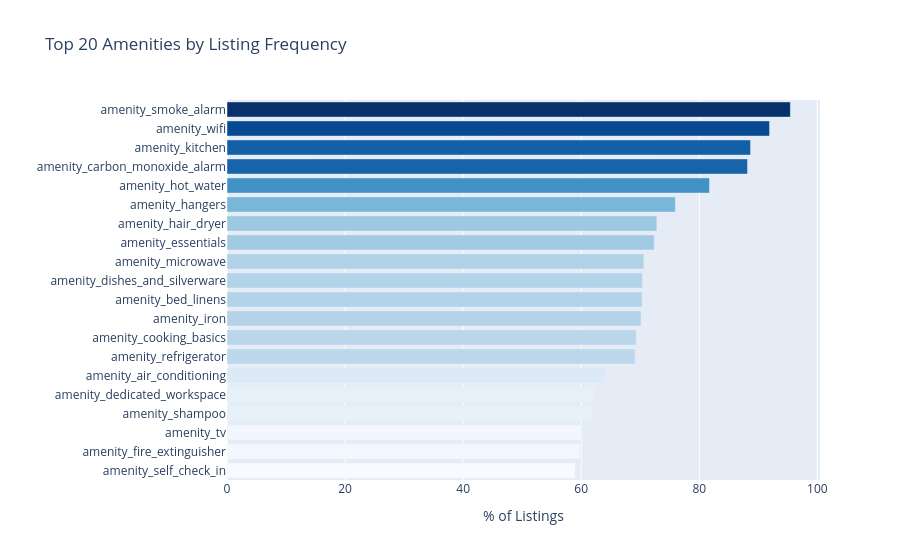

Notebook code cell kept with this figure:
### Code cell
# Sum each amenity column → gives number of listings that have it → melt → sort
freq = (
    df
    .select(AMENITY_COLS)
    .sum()                              # 1 × N_amenities row of sums
    .unpivot(variable_name="amenity", value_name="listing_count")  # long form
    .with_columns(
        (pl.col("listing_count") / df.height * 100).alias("pct_listings")
    )
    .sort("listing_count", descending=True)
)

top20 = freq.head(20)

fig = px.bar(
    top20.to_pandas(),
    x="pct_listings",
    y="amenity",
    orientation="h",
    title="Top 20 Amenities by Listing Frequency",
    labels={"pct_listings": "% of Listings", "amenity": ""},
    color="pct_listings",
    color_continuous_scale="Blues",
)
fig.update_layout(yaxis={"categoryorder": "total ascending"}, coloraxis_showscale=False)
fig.show()

### Figure 1 — Plotly figure (JSON) as saved in the notebook; plotly's stock layout.template omitted (floating-point values rounded to 4 significant figures)
{"data": [{"hovertemplate": "% of Listings=%{marker.color}<br>=%{y}<extra></extra>", "legendgroup": "", "marker": {"color": [95.43, 91.9, 88.69, 88.17, 81.73, 75.94, 72.81, 72.37, 70.61, 70.36, 70.32, 70.13, 69.32, 69.12, 64.02, 62.25, 61.91, 60.06, 59.75, 58.99], "coloraxis": "coloraxis", "pattern": {"shape": ""}}, "name": "", "orientation": "h", "showlegend": false, "textposition": "auto", "type": "bar", "x": [95.43, 91.9, 88.69, 88.17, 81.73, 75.94, 72.81, 72.37, 70.61, 70.36, 70.32, 70.13, 69.32, 69.12, 64.02, 62.25, 61.91, 60.06, 59.75, 58.99], "xaxis": "x", "y": ["amenity_smoke_alarm", "amenity_wifi", "amenity_kitchen", "amenity_carbon_monoxide_alarm", "amenity_hot_water", "amenity_hangers", "amenity_hair_dryer", "amenity_essentials", "amenity_microwave", "amenity_dishes_and_silverware", "amenity_bed_linens", "amenity_iron", "amenity_cooking_basics", "amenity_refrigerator", "amenity_air_conditioning", "amenity_dedicated_workspace", "amenity_shampoo", "amenity_tv", "amenity_fire_extinguisher", "amenity_self_check_in"], "yaxis": "y"}], "layout": {"barmode": "relative", "coloraxis": {"colorbar": {"title": {"text": "% of Listings"}}, "colorscale": [[0, "rgb(247,251,255)"], [0.125, "rgb(222,235,247)"], [0.25, "rgb(198,219,239)"], [0.375, "rgb(158,202,225)"], [0.5, "rgb(107,174,214)"], [0.625, "rgb(66,146,198)"], [0.75, "rgb(33,113,181)"], [0.875, "rgb(8,81,156)"], [1, "rgb(8,48,107)"]], "showscale": false}, "legend": {"tracegroupgap": 0}, "title": {"text": "Top 20 Amenities by Listing Frequency"}, "xaxis": {"anchor": "y", "domain": [0, 1], "title": {"text": "% of Listings"}}, "yaxis": {"anchor": "x", "categoryorder": "total ascending", "domain": [0, 1], "title": {"text": ""}}}}
